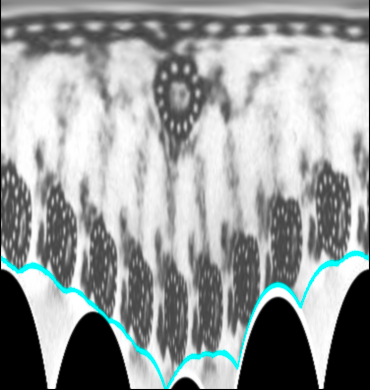
#> input picture cilia_polar_distorted.png, 370 x 390 px
$ python edge_detection.py --image cilia_polar_distorted.png
#> lines starting #> are read from the running program, lines starting #| are printed output that depends on the picture; after the words box and inside, x2 and y2 are one past the last pixel; in counts of white or black regions, pixels touching at a corner belong together
import cv2
import numpy as np
from matplotlib import pyplot as plt
import argparse

ap = argparse.ArgumentParser()
ap.add_argument("-i", "--image", required = True, help = "path to input image")
args = vars(ap.parse_args())

image = cv2.imread(args["image"])
#> image is the input picture: shape (390, 370, 3); mean B, G, R 156.6, 156.7, 152.8
edges = cv2.Canny(image, 100, 200)
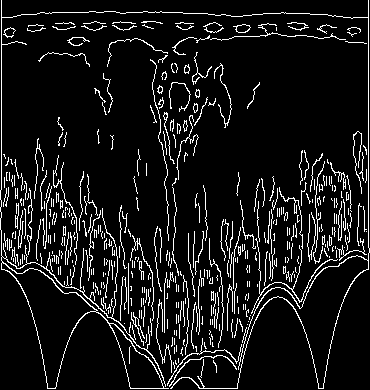
#> edges: shape (390, 370); 9% white in thin lines or dots

plt.subplot(121)
plt.imshow(image, cmap = 'gray')
plt.title('Original Image')
plt.xticks([]), plt.yticks([])
plt.subplot(122)
plt.imshow(edges, cmap = 'gray')
plt.title('Edge Image')
plt.xticks([]), plt.yticks([])

plt.show()
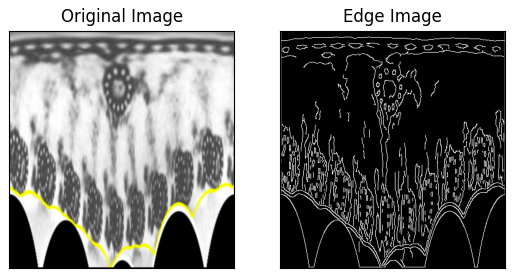
#> figure drawn by matplotlib, 2 panels; B, G, R data is drawn as R, G, B

$ run again, on Cat_detector/Girl_and_cat.jpg
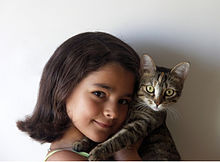
#> input picture Cat_detector/Girl_and_cat.jpg, 220 x 162 px
#> image is the input picture: shape (162, 220, 3); mean B, G, R 127.7, 132.5, 142.2
#> `edges = cv2.Canny(image, 100, 200)`:
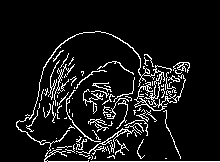
#> edges: shape (162, 220); 8.7% white in thin lines or dots, all inside (x1, y1, x2, y2) = (16, 31, 220, 162)
#> `plt.show()`:
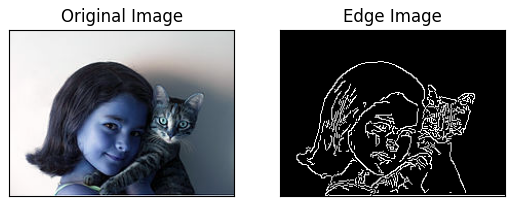
#> figure drawn by matplotlib, 2 panels; B, G, R data is drawn as R, G, B

$ run again, on Cat_detector/maxresdefault.jpg
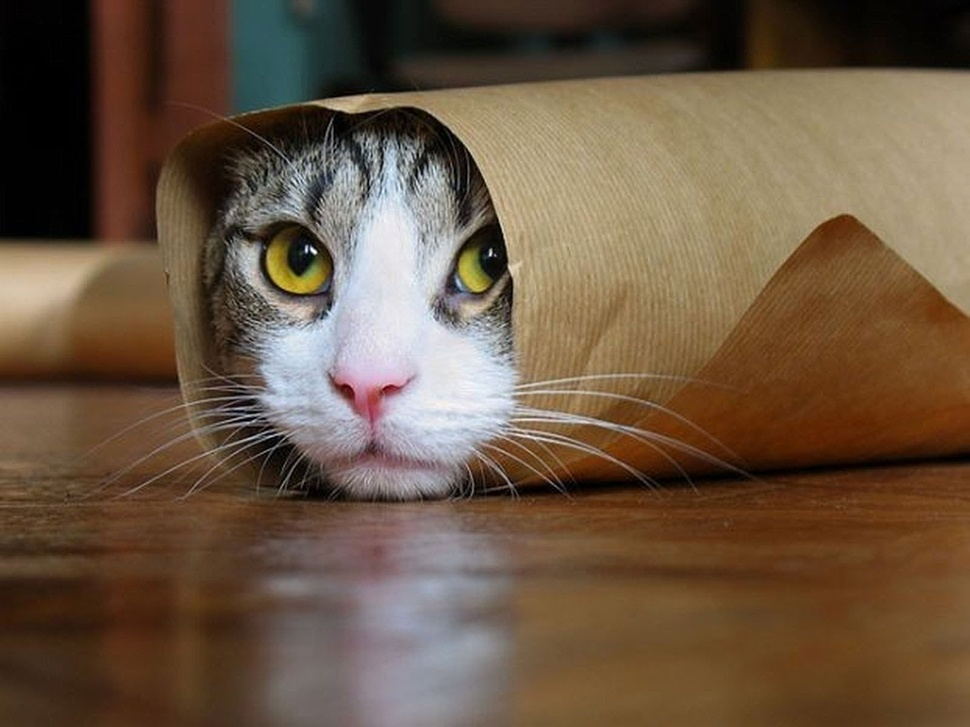
#> input picture Cat_detector/maxresdefault.jpg, 970 x 727 px, shrunk from 1600 x 1200 before the run
#> image is the input picture: shape (727, 970, 3); mean B, G, R 66.6, 86.7, 107.4
#> `edges = cv2.Canny(image, 100, 200)`:
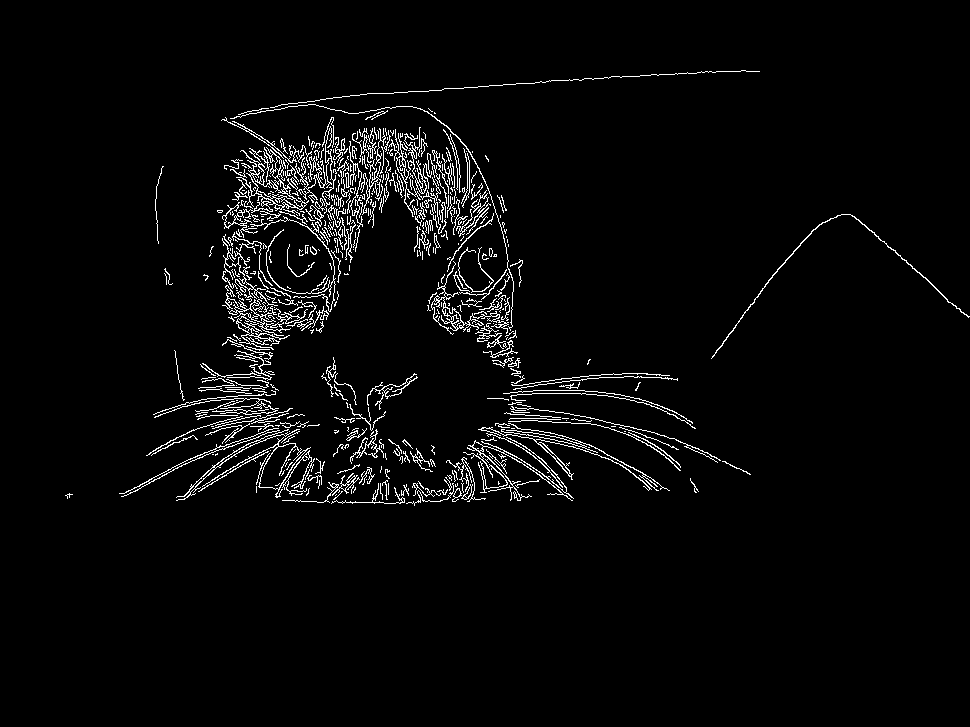
#> edges: shape (727, 970); 3.4% white in thin lines or dots, all inside (x1, y1, x2, y2) = (65, 70, 970, 506)
#> `plt.show()`:
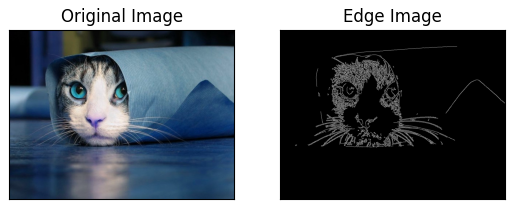
#> figure drawn by matplotlib, 2 panels; B, G, R data is drawn as R, G, B
